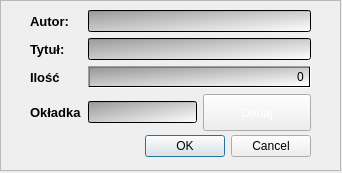
<?xml version="1.0" encoding="UTF-8"?>
<ui version="4.0">
 <class>DialogAddBook</class>
 <widget class="QDialog" name="DialogAddBook">
  <property name="geometry">
   <rect>
    <x>0</x>
    <y>0</y>
    <width>342</width>
    <height>173</height>
   </rect>
  </property>
  <property name="windowTitle">
   <string>Dialog</string>
  </property>
  <widget class="QWidget" name="layoutWidget">
   <property name="geometry">
    <rect>
     <x>30</x>
     <y>10</y>
     <width>281</width>
     <height>121</height>
    </rect>
   </property>
   <layout class="QGridLayout" name="gridLayout">
    <item row="3" column="0">
     <widget class="QLabel" name="label_4">
      <property name="font">
       <font>
        <pointsize>10</pointsize>
        <bold>true</bold>
       </font>
      </property>
      <property name="text">
       <string>Okładka</string>
      </property>
     </widget>
    </item>
    <item row="1" column="1">
     <widget class="QLineEdit" name="Title">
      <property name="styleSheet">
       <string notr="true">background-color: qlineargradient(spread:pad, x1:0, y1:0, x2:1, y2:1, stop:0 rgba(152, 152, 152, 255), stop:1 rgba(255, 255, 255, 255));</string>
      </property>
     </widget>
    </item>
    <item row="0" column="1">
     <widget class="QLineEdit" name="Author">
      <property name="styleSheet">
       <string notr="true">background-color: qlineargradient(spread:pad, x1:0, y1:0, x2:1, y2:1, stop:0 rgba(152, 152, 152, 255), stop:1 rgba(255, 255, 255, 255));</string>
      </property>
     </widget>
    </item>
    <item row="1" column="0">
     <widget class="QLabel" name="label_2">
      <property name="font">
       <font>
        <pointsize>10</pointsize>
        <bold>true</bold>
       </font>
      </property>
      <property name="text">
       <string>Tytuł:</string>
      </property>
     </widget>
    </item>
    <item row="2" column="0">
     <widget class="QLabel" name="label_3">
      <property name="font">
       <font>
        <pointsize>10</pointsize>
        <bold>true</bold>
       </font>
      </property>
      <property name="text">
       <string>Ilość</string>
      </property>
     </widget>
    </item>
    <item row="0" column="0">
     <widget class="QLabel" name="label">
      <property name="font">
       <font>
        <pointsize>10</pointsize>
        <bold>true</bold>
       </font>
      </property>
      <property name="text">
       <string>Autor:</string>
      </property>
     </widget>
    </item>
    <item row="2" column="1">
     <widget class="QSpinBox" name="Number">
      <property name="styleSheet">
       <string notr="true">background-color: qlineargradient(spread:pad, x1:0, y1:0, x2:1, y2:1, stop:0 rgba(152, 152, 152, 255), stop:1 rgba(255, 255, 255, 255));</string>
      </property>
      <property name="alignment">
       <set>Qt::AlignRight|Qt::AlignTrailing|Qt::AlignVCenter</set>
      </property>
      <property name="buttonSymbols">
       <enum>QAbstractSpinBox::NoButtons</enum>
      </property>
     </widget>
    </item>
    <item row="3" column="1">
     <layout class="QHBoxLayout" name="horizontalLayout">
      <item>
       <widget class="QLineEdit" name="Front">
        <property name="sizePolicy">
         <sizepolicy hsizetype="Preferred" vsizetype="Fixed">
          <horstretch>0</horstretch>
          <verstretch>0</verstretch>
         </sizepolicy>
        </property>
        <property name="styleSheet">
         <string notr="true">background-color: qlineargradient(spread:pad, x1:0, y1:0, x2:1, y2:1, stop:0 rgba(152, 152, 152, 255), stop:1 rgba(255, 255, 255, 255));</string>
        </property>
        <property name="readOnly">
         <bool>true</bool>
        </property>
       </widget>
      </item>
      <item>
       <widget class="QPushButton" name="Add">
        <property name="sizePolicy">
         <sizepolicy hsizetype="Preferred" vsizetype="Minimum">
          <horstretch>0</horstretch>
          <verstretch>0</verstretch>
         </sizepolicy>
        </property>
        <property name="styleSheet">
         <string notr="true">QPushButton{
	border-image: url(:/img/Short.png);
	color: white;
}
QPushButton:hover {
	border-image: url(:/img/ShortHoover.png);
	color:white;
}
QPushButton:pressed {
	border-image: url(:/img/ShortPressed.png);
	color: white;
}</string>
        </property>
        <property name="text">
         <string>Dodaj</string>
        </property>
       </widget>
      </item>
     </layout>
    </item>
   </layout>
  </widget>
  <widget class="QFrame" name="frame">
   <property name="geometry">
    <rect>
     <x>0</x>
     <y>0</y>
     <width>341</width>
     <height>171</height>
    </rect>
   </property>
   <property name="styleSheet">
    <string notr="true">border-image: url(:/img/Back.png);</string>
   </property>
   <property name="frameShape">
    <enum>QFrame::StyledPanel</enum>
   </property>
   <property name="frameShadow">
    <enum>QFrame::Raised</enum>
   </property>
  </widget>
  <widget class="QDialogButtonBox" name="buttonBox">
   <property name="geometry">
    <rect>
     <x>10</x>
     <y>130</y>
     <width>301</width>
     <height>32</height>
    </rect>
   </property>
   <property name="font">
    <font>
     <bold>false</bold>
    </font>
   </property>
   <property name="styleSheet">
    <string notr="true">#buttonBox *[text=&quot;OK&quot;] {
	border-image: url(:/img/Short.png);
	border-width: 20px;
	color: white;
	font: 900 10pt &quot;Segoe UI&quot;;
}
#buttonBox *[text=&quot;OK&quot;]:hover {
	border-image: url(:/img/ShortHoover.png);
	border-width: 20px;
	color:white;
	font: 900 10pt &quot;Segoe UI&quot;;
}
#buttonBox *[text=&quot;OK&quot;]:pressed {
	border-image: url(:/img/ShortPressed.png);
	border-width: 20px;
	color:white;
	font: 900 10pt &quot;Segoe UI&quot;;
}

#buttonBox *[text=&quot;Cancel&quot;] {
	border-image: url(:/img/Short.png);
	border-width: 20px;
	color:white;
	font: 900 10pt &quot;Segoe UI&quot;;
}
#buttonBox *[text=&quot;Cancel&quot;]:hover {
	border-image: url(:/img/ShortHoover.png);
	border-width: 20px;
	color:white;
	font: 900 10pt &quot;Segoe UI&quot;;
}
#buttonBox *[text=&quot;Cancel&quot;]:pressed {
	border-image: url(:/img/ShortPressed.png);
	border-width: 20px;
	color:white;
	font: 900 10pt &quot;Segoe UI&quot;;
}</string>
   </property>
   <property name="orientation">
    <enum>Qt::Horizontal</enum>
   </property>
   <property name="standardButtons">
    <set>QDialogButtonBox::Cancel|QDialogButtonBox::Ok</set>
   </property>
  </widget>
  <zorder>frame</zorder>
  <zorder>layoutWidget</zorder>
  <zorder>Front</zorder>
  <zorder>Add</zorder>
  <zorder>buttonBox</zorder>
 </widget>
 <resources/>
 <connections>
  <connection>
   <sender>buttonBox</sender>
   <signal>accepted()</signal>
   <receiver>DialogAddBook</receiver>
   <slot>accept()</slot>
   <hints>
    <hint type="sourcelabel">
     <x>248</x>
     <y>254</y>
    </hint>
    <hint type="destinationlabel">
     <x>157</x>
     <y>274</y>
    </hint>
   </hints>
  </connection>
  <connection>
   <sender>buttonBox</sender>
   <signal>rejected()</signal>
   <receiver>DialogAddBook</receiver>
   <slot>reject()</slot>
   <hints>
    <hint type="sourcelabel">
     <x>316</x>
     <y>260</y>
    </hint>
    <hint type="destinationlabel">
     <x>286</x>
     <y>274</y>
    </hint>
   </hints>
  </connection>
 </connections>
</ui>
